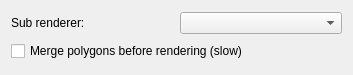
<?xml version="1.0" encoding="UTF-8"?>
<ui version="4.0">
 <class>InvertedPolygonRendererWidgetBase</class>
 <widget class="QWidget" name="InvertedPolygonRendererWidgetBase">
  <property name="geometry">
   <rect>
    <x>0</x>
    <y>0</y>
    <width>353</width>
    <height>75</height>
   </rect>
  </property>
  <property name="windowTitle">
   <string>Form</string>
  </property>
  <layout class="QVBoxLayout" name="mLayout">
   <item>
    <layout class="QHBoxLayout" name="horizontalLayout">
     <item>
      <widget class="QLabel" name="mRendererLabel">
       <property name="text">
        <string>Sub renderer:</string>
       </property>
      </widget>
     </item>
     <item>
      <widget class="QComboBox" name="mRendererComboBox"/>
     </item>
    </layout>
   </item>
   <item>
    <widget class="QCheckBox" name="mMergePolygonsCheckBox">
     <property name="toolTip">
      <string/>
     </property>
     <property name="text">
      <string>Merge polygons before rendering (slow)</string>
     </property>
    </widget>
   </item>
  </layout>
 </widget>
 <tabstops>
  <tabstop>mRendererComboBox</tabstop>
  <tabstop>mMergePolygonsCheckBox</tabstop>
 </tabstops>
 <resources/>
 <connections/>
</ui>
